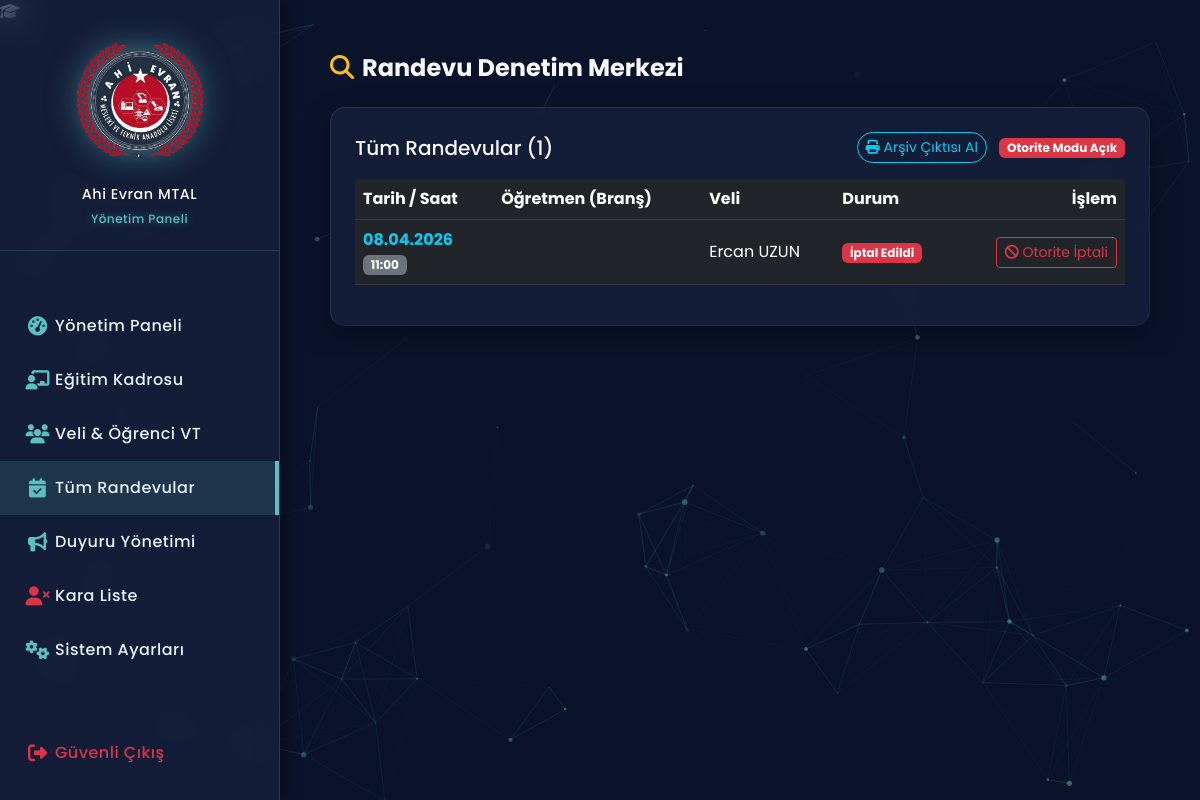
The app's page /pages/admin/appointments.php (signed in) with its own data.
### tables this page shows
CREATE TABLE `randevular` (
  `id` int(11) NOT NULL,
  `veli_id` int(11) NOT NULL,
  `veli_ad_soyad` varchar(100) DEFAULT NULL,
  `ogrenci_ad` varchar(100) DEFAULT NULL,
  `ogrenci_sinif` varchar(20) DEFAULT NULL,
  `ogretmen_ad` varchar(100) NOT NULL,
  `tarih` date NOT NULL,
  `saat` varchar(10) NOT NULL,
  `gundem` text DEFAULT NULL,
  `durum` enum('bekliyor','onaylandi','ogretmen_iptal','veli_iptal','tamamlandi') DEFAULT 'bekliyor',
  `olusturulma_tarihi` timestamp NOT NULL DEFAULT current_timestamp()
);

CREATE TABLE `users` (
  `id` int(11) NOT NULL,
  `adi` varchar(50) NOT NULL,
  `soyadi` varchar(50) NOT NULL,
  `email` varchar(100) NOT NULL,
  `tc_kimlik` varchar(11) DEFAULT NULL,
  `telefon` varchar(20) DEFAULT NULL,
  `acil_telefon` varchar(20) DEFAULT NULL,
  `kan_grubu` varchar(10) DEFAULT NULL,
  `hatirlatici_zamani` varchar(20) DEFAULT '1_gun',
  `iki_adimli_dogrulama` tinyint(1) DEFAULT 0,
  `hesap_donduruldu` tinyint(1) DEFAULT 0,
  `kullanici_adi` varchar(50) NOT NULL,
  `cinsiyet` enum('Erkek','Kadın','Belirtmek İstemiyorum') NOT NULL,
  `sifre` varchar(255) NOT NULL,
  `rol` enum('veli','ogretmen','yonetici') DEFAULT 'veli',
  `brans` varchar(50) DEFAULT NULL,
  `profil_resmi` varchar(255) DEFAULT 'default.png',
  `email_onayli` tinyint(1) DEFAULT 0,
  `onay_kodu` varchar(100) DEFAULT NULL,
  `hatali_giris_sayisi` int(11) DEFAULT 0,
  `hesap_kilit_suresi` datetime DEFAULT NULL,
  `hatirla_token` varchar(255) DEFAULT NULL,
  `olusturulma_tarihi` timestamp NOT NULL DEFAULT current_timestamp(),
  `silindi_mi` tinyint(1) DEFAULT 0,
  `silinme_tarihi` datetime DEFAULT NULL,
  `son_guvenli_cikis` tinyint(1) DEFAULT 1
);

### pages/admin/appointments.php (the view, shortened to what this page needs)
<?php
require_once '../../config/database.php';
$randevular = $db->query("
    SELECT r.*,
        u1.adi as veli_ad, u1.soyadi as veli_soyad,
        u2.adi as ogr_ad, u2.soyadi as ogr_soyad, u2.brans
    FROM randevular r
    LEFT JOIN users u1 ON r.veli_id = u1.id
    LEFT JOIN users u2 ON CONCAT(u2.adi, ' ', u2.soyadi) COLLATE utf8mb4_unicode_ci = r.ogretmen_ad COLLATE utf8mb4_unicode_ci
    ORDER BY r.tarih DESC, r.saat ASC
")->fetchAll();
?>
<!DOCTYPE html>
<html lang="tr">
<head>
    <link href="https://cdn.jsdelivr.net/npm/bootstrap@5.3.0/dist/css/bootstrap.min.css" rel="stylesheet">
    <link rel="stylesheet" href="https://cdnjs.cloudflare.com/ajax/libs/font-awesome/6.4.0/css/all.min.css">
    <link rel="stylesheet" href="../../assets/css/style.css?v=<?php echo time(); ?>">
</head>
<body class="bg-dark-space">
    <div class="school-watermark"><i class="fa-solid fa-graduation-cap"></i></div>
    <div id="particles-js" style="position: fixed; z-index: -1;"></div>
    <nav class="glass-sidebar">
        <div class="text-center mb-5 mt-3 px-2 text-light fw-bold" style="border-bottom: 1px solid rgba(91, 192, 190, 0.2); padding-bottom: 20px;">
            <img src="../../assets/img/logo.png" alt="Logo" class="sidebar-logo mb-3"><br>
            <span class="sidebar-text" style="font-size: 0.9rem;">Ahi Evran MTAL<br><span class="neon-text" style="font-size: 0.75rem;">Yönetim Paneli</span></span>
        </div>
        <a href="dashboard.php" class="sidebar-link"><i class="fa-solid fa-gauge-high"></i> <span class="sidebar-text">Yönetim Paneli</span></a>
        <a href="teachers.php" class="sidebar-link"><i class="fa-solid fa-chalkboard-user"></i> <span class="sidebar-text">Eğitim Kadrosu</span></a>
        <a href="users.php" class="sidebar-link"><i class="fa-solid fa-users"></i> <span class="sidebar-text">Veli & Öğrenci VT</span></a>
        <a href="appointments.php" class="sidebar-link active" style="background: rgba(91, 192, 190, 0.15); border-right: 4px solid var(--neon-blue);"><i class="fa-solid fa-calendar-check"></i> <span class="sidebar-text">Tüm Randevular</span></a>
        <a href="announcements.php" class="sidebar-link"><i class="fa-solid fa-bullhorn"></i> <span class="sidebar-text">Duyuru Yönetimi</span></a>
        <a href="blacklist.php" class="sidebar-link"><i class="fa-solid fa-user-xmark text-danger"></i> <span class="sidebar-text">Kara Liste</span></a>
        <a href="settings.php" class="sidebar-link"><i class="fa-solid fa-gears"></i> <span class="sidebar-text">Sistem Ayarları</span></a>
        <div style="position: absolute; bottom: 20px; width: 100%;">
            <a href="../../logout.php" class="sidebar-link text-danger"><i class="fa-solid fa-right-from-bracket text-danger"></i> <span class="sidebar-text">Güvenli Çıkış</span></a>
        </div>
    </nav>
    <div class="main-content" style="padding: 30px 50px;">
        <h4 class="text-light fw-bold mb-4"><i class="fa-solid fa-search text-warning me-2"></i>Randevu Denetim Merkezi</h4>
        <div class="glass-card p-4">
            <div class="d-flex justify-content-between align-items-center mb-3">
                <h5 class="text-light m-0">Tüm Randevular (<?php echo count($randevular); ?>)</h5>
                <div>
                    <button class="btn btn-sm btn-outline-info me-2 rounded-pill" onclick="window.print()"><i class="fa-solid fa-print"></i> Arşiv Çıktısı Al</button>
                    <div class="badge bg-danger">Otorite Modu Açık</div>
                </div>
            </div>
            <div class="table-responsive" style="max-height: 600px; overflow-y: auto;">
                <table class="table table-dark table-hover align-middle">
                    <thead class="sticky-top bg-dark">
                        <tr>
                            <th>Tarih / Saat</th>
                            <th>Öğretmen (Branş)</th>
                            <th>Veli</th>
                            <th>Durum</th>
                            <th class="text-end">İşlem</th>
                        </tr>
                    </thead>
                    <tbody>
                        <?php foreach($randevular as $r): ?>
                        <tr>
                            <td>
                                <span class="text-info fw-bold"><?php echo date('d.m.Y', strtotime($r['tarih'])); ?></span><br>
                                <span class="badge bg-secondary"><?php echo $r['saat']; ?></span>
                            </td>
                            <td><?php echo htmlspecialchars(($r['ogr_ad'] ?? '').' '.($r['ogr_soyad'] ?? '')); ?><br><small class="text-muted"><?php echo htmlspecialchars($r['brans'] ?? ''); ?></small></td>
                            <td><?php echo htmlspecialchars(($r['veli_ad'] ?? '').' '.($r['veli_soyad'] ?? '')); ?></td>
                            <td>
                                <?php if($r['durum'] == 'tamamlandi'): ?>
                                    <span class="badge bg-success">Tamamlandı</span>
                                <?php elseif($r['durum'] == 'bekliyor' || $r['durum'] == 'onaylandi'): ?>
                                    <span class="badge bg-warning text-dark">Bekleniyor</span>
                                <?php else: ?>
                                    <span class="badge bg-danger">İptal Edildi</span>
                                <?php endif; ?>
                            </td>
                            <td class="text-end">
                                <?php if($r['durum'] != 'iptal' && $r['durum'] != 'tamamlandi'): ?>
                                <a href="?iptal_et=<?php echo $r['id']; ?>" class="btn btn-sm btn-outline-danger" onclick="return confirm('İdari izin nedeniyle bu randevuyu iptal ediyorsunuz. Emin misiniz?');">
                                    <i class="fa-solid fa-ban"></i> Otorite İptali
                                </a>
                                <?php else: ?>
                                <button class="btn btn-sm btn-secondary" disabled>İşlem Yok</button>
                                <?php endif; ?>
                            </td>
                        </tr>
                        <?php endforeach; ?>
                    </tbody>
                </table>
            </div>
        </div>
    </div>
</body>
</html>

### assets/css/style.css (style rules this page uses)
:root { --space-dark: #0B132B; --card-dark: #1C2541; --neon-blue: #5BC0BE; --text-light: #E6F1F9; --text-muted: #A0B2C6; }
body.bg-dark-space { background-color: var(--space-dark); color: var(--text-light); font-family: 'Poppins', sans-serif; overflow-x: hidden; margin: 0; padding: 0; min-height: 100vh; }
#particles-js { position: absolute; width: 100%; height: 100%; background-color: transparent; z-index: 0; top: 0; left: 0; }
.neon-text { color: var(--neon-blue); text-shadow: 0 0 10px rgba(91, 192, 190, 0.5); }
.glass-sidebar { position: fixed; top: 0; left: 0; width: 280px; height: 100vh; background: rgba(28, 37, 65, 0.6); backdrop-filter: blur(15px); border-right: 1px solid rgba(91, 192, 190, 0.2); z-index: 1000; overflow-y: auto; overflow-x: hidden; padding-top: 20px; box-shadow: 5px 0 15px rgba(0,0,0,0.3); }
.sidebar-logo { width: 130px; height: 130px; object-fit: contain; filter: drop-shadow(0 0 15px rgba(91, 192, 190, 0.6)); transition: transform 0.4s ease; }
.sidebar-link { display: flex; align-items: center; padding: 15px 20px; color: var(--text-light); text-decoration: none; transition: all 0.3s; }
.sidebar-link i { min-width: 35px; font-size: 1.2rem; color: var(--neon-blue); text-align: center; }
.sidebar-text { opacity: 1; font-weight: 500; letter-spacing: 0.5px; }
.main-content { margin-left: 280px; width: calc(100% - 280px); padding: 0; transition: all 0.4s ease; position: relative; z-index: 1; overflow-x: hidden; box-sizing: border-box; }
.glass-card { background: rgba(28, 37, 65, 0.6); backdrop-filter: blur(12px); border: 1px solid rgba(255, 255, 255, 0.05); border-radius: 15px; box-shadow: 0 10px 30px rgba(0,0,0,0.3); padding: 25px; transform-style: preserve-3d; transform: perspective(1000px); border-top: 1px solid rgba(255,255,255,0.1); border-left: 1px solid rgba(255,255,255,0.1); }
#particles-js { position: fixed; width: 100%; height: 100%; top: 0; left: 0; z-index: -1; }

### records on screen
randevular: tarih "08.04.2026", saat "11:00", users.adi+soyadi "Ercan UZUN", durum "İptal Edildi"

### other values on screen
count($randevular) "1"
